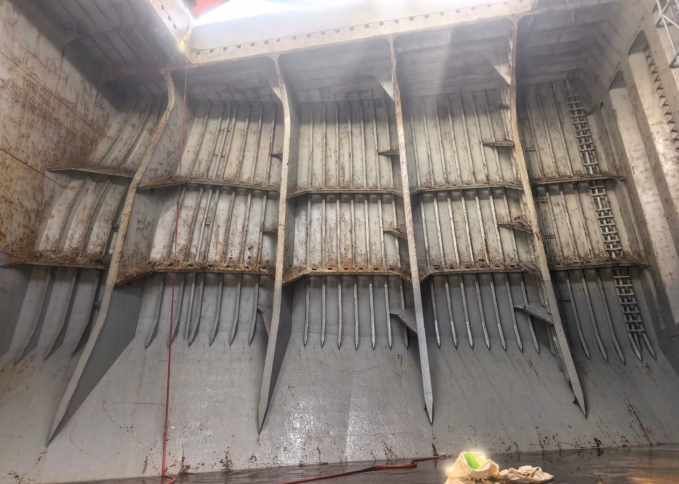
#> input picture api/test.jpg, 1358 x 968 px (shown at 1/2 size)
$ python -i rust_analyzer.py   (imports and definitions only)
#> lines starting #> are read from the running program, lines starting #| are printed output that depends on the picture; after the words box and inside, x2 and y2 are one past the last pixel; in counts of white or black regions, pixels touching at a corner belong together
#> further down, picture is the input picture: shape (968, 1358, 3); mean B, G, R 118.3, 123.8, 132.3
# api/rust_analyzer.py
from __future__ import annotations

from dataclasses import dataclass, field
from typing import Dict, Any, Tuple, Optional, List

import cv2
import numpy as np

try:
    from ultralytics import YOLO  # optional
except Exception:
    YOLO = None


AREA_TYPES = {
    "CARGO_HOLD",
    "MAIN_DECK",
    "VOID_SPACE",
    "CARGO_TANK",
    "BALLAST_TANK",
}

CLASS_ID_TO_NAME = {
    0: "light_rust",
    1: "moderate_rust",
    2: "heavy_rust",
    3: "coating_breakdown",
    4: "pitting",
    5: "stain_or_false_positive",
}


@dataclass
class RustConfig:
    area_type: str = "MAIN_DECK"

    # analyzer mode
    analyzer_mode: str = "auto"  # heuristic | model | auto

    # optional model mode
    model_path: Optional[str] = None
    model_conf: float = 0.25
    model_imgsz: int = 1024

    # resize
    max_side: int = 1600

    # base HSV windows
    hsv_low: Tuple[int, int, int] = (6, 65, 35)
    hsv_high: Tuple[int, int, int] = (26, 255, 255)

    hsv_low_2: Tuple[int, int, int] = (0, 55, 18)
    hsv_high_2: Tuple[int, int, int] = (14, 255, 145)

    # morphology
    open_ksize: int = 3
    close_ksize: int = 7
    min_component_area_px: int = 500

    # severity split by V channel
    heavy_v_max: int = 85
    moderate_v_max: int = 150

    # glare suppression
    glare_v_min: int = 230
    glare_s_max: int = 35

    # rejectors
    low_sat_reject: int = 45
    smooth_std_reject: float = 12.0
    min_fill_ratio: float = 0.08
    max_aspect_ratio: float = 12.0

    # large smooth region rejection
    max_fill_ratio_for_large_area: float = 0.45
    large_area_px: int = 25000
    edge_density_reject: float = 0.015

    # cargo hold coating suppression
    cargo_hold_use_coating_reject: bool = True
    coating_lab_dist_reject: float = 18.0
    coating_hue_dist_reject: int = 8
    coating_sat_diff_reject: int = 35
    edge_keep_override: float = 0.035

    # tank/space lighting normalization
    apply_clahe: bool = True
    clahe_clip_limit: float = 2.0
    clahe_tile_grid: Tuple[int, int] = (8, 8)

    # area calibration
    class_weights: Dict[str, float] = field(default_factory=dict)
    severity_thresholds: Dict[str, float] = field(default_factory=dict)


@dataclass
class RustResult:
    rust_pct_total: float
    rust_pct_light: float
    rust_pct_moderate: float
    rust_pct_heavy: float
    severity: str
    confidence: float
    debug: Dict[str, Any]


def get_area_calibration(area_type: str) -> Dict[str, Any]:
    area_type = (area_type or "").strip().upper()

    defaults = {
        "class_weights": {
            "light_rust": 1.00,
            "moderate_rust": 1.00,
            "heavy_rust": 1.00,
            "coating_breakdown": 1.10,
            "pitting": 1.15,
            "stain_or_false_positive": 0.00,
        },
        "severity_thresholds": {
            "LOW": 3.0,
            "MODERATE": 8.0,
            "HIGH": 15.0,
        },
    }

    table = {
        "MAIN_DECK": {
            "class_weights": {
                "light_rust": 1.00,
                "moderate_rust": 1.00,
                "heavy_rust": 1.00,
                "coating_breakdown": 1.12,
                "pitting": 1.18,
                "stain_or_false_positive": 0.00,
            },
            "severity_thresholds": {
                "LOW": 3.0,
                "MODERATE": 8.0,
                "HIGH": 15.0,
            },
        },
        "CARGO_HOLD": {
            "class_weights": {
                "light_rust": 0.95,
                "moderate_rust": 1.00,
                "heavy_rust": 1.06,
                "coating_breakdown": 1.10,
                "pitting": 1.12,
                "stain_or_false_positive": 0.00,
            },
            "severity_thresholds": {
                "LOW": 4.0,
                "MODERATE": 10.0,
                "HIGH": 18.0,
            },
        },
        "VOID_SPACE": {
            "class_weights": {
                "light_rust": 1.08,
                "moderate_rust": 1.14,
                "heavy_rust": 1.20,
                "coating_breakdown": 1.22,
                "pitting": 1.28,
                "stain_or_false_positive": 0.00,
            },
            "severity_thresholds": {
                "LOW": 2.5,
                "MODERATE": 6.0,
                "HIGH": 12.0,
            },
        },
        "BALLAST_TANK": {
            "class_weights": {
                "light_rust": 1.12,
                "moderate_rust": 1.20,
                "heavy_rust": 1.28,
                "coating_breakdown": 1.28,
                "pitting": 1.36,
                "stain_or_false_positive": 0.00,
            },
            "severity_thresholds": {
                "LOW": 2.0,
                "MODERATE": 5.0,
                "HIGH": 10.0,
            },
        },
        "CARGO_TANK": {
            "class_weights": {
                "light_rust": 1.05,
                "moderate_rust": 1.10,
                "heavy_rust": 1.16,
                "coating_breakdown": 1.20,
                "pitting": 1.25,
                "stain_or_false_positive": 0.00,
            },
            "severity_thresholds": {
                "LOW": 3.0,
                "MODERATE": 7.0,
                "HIGH": 13.0,
            },
        },
    }

    return table.get(area_type, defaults)


def _resize_if_needed(bgr: np.ndarray, max_side: int) -> np.ndarray:
#> called with max_side = 1600
    h, w = bgr.shape[:2]
    m = max(h, w)
    if m <= max_side:
        return bgr
    scale = max_side / float(m)
    new_w = int(w * scale)
    new_h = int(h * scale)
    return cv2.resize(bgr, (new_w, new_h), interpolation=cv2.INTER_AREA)


# [11 lines left out: function _apply_clahe_on_l_channel, not called in this run]


def _circular_hue_distance(h1: np.ndarray, h2: float) -> np.ndarray:
    d = np.abs(h1.astype(np.float32) - float(h2))
    return np.minimum(d, 180.0 - d)


# [99 lines left out: functions _estimate_dominant_coating_color_cargo_hold, _cargo_hold_coating_reject_mask, not called in this run]


def _morph_cleanup(mask: np.ndarray, cfg: RustConfig) -> np.ndarray:
    if cfg.open_ksize > 1:
        k = cv2.getStructuringElement(cv2.MORPH_ELLIPSE, (cfg.open_ksize, cfg.open_ksize))
        mask = cv2.morphologyEx(mask, cv2.MORPH_OPEN, k, iterations=1)

    if cfg.close_ksize > 1:
        k = cv2.getStructuringElement(cv2.MORPH_ELLIPSE, (cfg.close_ksize, cfg.close_ksize))
        mask = cv2.morphologyEx(mask, cv2.MORPH_CLOSE, k, iterations=1)

    return mask


def _remove_small_components(mask: np.ndarray, min_area: int) -> np.ndarray:
    num_labels, labels, stats, _ = cv2.connectedComponentsWithStats(mask, connectivity=8)
    if num_labels <= 1:
        return mask

    out = np.zeros_like(mask)
    for i in range(1, num_labels):
        area = stats[i, cv2.CC_STAT_AREA]
        if area >= min_area:
            out[labels == i] = 255
    return out


def _severity_from_pct(rust_pct_total: float, thresholds: Dict[str, float]) -> str:
    low = float(thresholds.get("LOW", 3.0))
    moderate = float(thresholds.get("MODERATE", 8.0))
    high = float(thresholds.get("HIGH", 15.0))

    if rust_pct_total <= low:
        return "LOW"
    if rust_pct_total <= moderate:
        return "MODERATE"
    if rust_pct_total <= high:
        return "HIGH"
    return "SEVERE"


def _confidence_estimate(mask: np.ndarray, hsv: np.ndarray, gray: np.ndarray) -> float:
    rust_pixels = int(np.count_nonzero(mask))
    total_pixels = int(mask.size)
    if total_pixels == 0:
        return 0.0
    if rust_pixels == 0:
        return 0.10

    pct = rust_pixels / total_pixels
    s = hsv[:, :, 1]
    sat_mean = float(np.mean(s[mask > 0])) if rust_pixels > 0 else 0.0
    vals = gray[mask > 0]
    tex_std = float(np.std(vals)) if vals.size > 0 else 0.0

    sat_norm = min(max(sat_mean / 255.0, 0.0), 1.0)
    pct_norm = min(max(np.sqrt(pct), 0.0), 1.0)
    tex_norm = min(max(tex_std / 64.0, 0.0), 1.0)

    conf = 0.15 + 0.40 * pct_norm + 0.25 * sat_norm + 0.20 * tex_norm
    return float(min(max(conf, 0.0), 1.0))


def _component_features(
    labels: np.ndarray,
    stats: np.ndarray,
    idx: int,
    hsv: np.ndarray,
    gray: np.ndarray,
) -> Dict[str, float]:
    x = int(stats[idx, cv2.CC_STAT_LEFT])
    y = int(stats[idx, cv2.CC_STAT_TOP])
    w = int(stats[idx, cv2.CC_STAT_WIDTH])
    h = int(stats[idx, cv2.CC_STAT_HEIGHT])
    area = int(stats[idx, cv2.CC_STAT_AREA])

    comp_mask = labels == idx
    ys, xs = np.where(comp_mask)
    if xs.size == 0 or ys.size == 0:
        return {
            "area": float(area),
            "mean_sat": 0.0,
            "std_gray": 0.0,
            "fill_ratio": 0.0,
            "aspect_ratio": 999.0,
            "edge_density": 0.0,
        }

    mean_sat = float(np.mean(hsv[:, :, 1][comp_mask]))
    std_gray = float(np.std(gray[comp_mask]))
    box_area = max(1, w * h)
    fill_ratio = float(area) / float(box_area)
    aspect_ratio = float(max(w, h)) / float(max(1, min(w, h)))

    crop = gray[y:y + h, x:x + w]
    edges = cv2.Canny(crop, 60, 140)
    edge_density = float(np.count_nonzero(edges)) / float(max(1, box_area))

    return {
        "area": float(area),
        "mean_sat": mean_sat,
        "std_gray": std_gray,
        "fill_ratio": fill_ratio,
        "aspect_ratio": aspect_ratio,
        "edge_density": edge_density,
        "x": float(x),
        "y": float(y),
        "w": float(w),
        "h": float(h),
    }


def _reject_components(
    mask: np.ndarray,
    hsv: np.ndarray,
    gray: np.ndarray,
    cfg: RustConfig,
) -> Tuple[np.ndarray, List[Dict[str, Any]]]:
    num_labels, labels, stats, _ = cv2.connectedComponentsWithStats(mask, connectivity=8)
    if num_labels <= 1:
        return mask, []

    out = np.zeros_like(mask)
    rejected: List[Dict[str, Any]] = []

    for i in range(1, num_labels):
        feats = _component_features(labels, stats, i, hsv, gray)
        reject_reasons: List[str] = []

        if feats["area"] < cfg.min_component_area_px:
            reject_reasons.append("small_area")
        if feats["mean_sat"] < cfg.low_sat_reject:
            reject_reasons.append("low_saturation")
        if feats["std_gray"] < cfg.smooth_std_reject:
            reject_reasons.append("too_smooth")
        if feats["fill_ratio"] < cfg.min_fill_ratio:
            reject_reasons.append("low_fill_ratio")
        if feats["aspect_ratio"] > cfg.max_aspect_ratio:
            reject_reasons.append("extreme_aspect_ratio")
        if (
            feats["area"] > cfg.large_area_px
            and feats["fill_ratio"] > cfg.max_fill_ratio_for_large_area
            and feats["std_gray"] < (cfg.smooth_std_reject + 4.0)
        ):
            reject_reasons.append("large_solid_region")
        if feats["std_gray"] < cfg.smooth_std_reject and feats["edge_density"] < cfg.edge_density_reject:
            reject_reasons.append("low_texture_low_edges")

        if reject_reasons:
            rejected.append({
                "label_id": i,
                "reasons": reject_reasons,
                "features": {k: round(v, 4) for k, v in feats.items()},
            })
            continue

        out[labels == i] = 255

    return out, rejected


def _overlay_from_mask(bgr: np.ndarray, rust_mask: np.ndarray) -> np.ndarray:
    overlay = bgr.copy()
    rust_region = rust_mask > 0

    red = np.zeros_like(overlay)
    red[:, :] = (0, 0, 255)
    alpha = 0.35

    # Blend full images first: boolean-indexed arrays can be empty, and
    # OpenCV returns None for an empty input in some builds.
    if np.any(rust_region):
        blended = cv2.addWeighted(overlay, 1 - alpha, red, alpha, 0)
        overlay[rust_region] = blended[rust_region]

    contours, _ = cv2.findContours(rust_mask, cv2.RETR_EXTERNAL, cv2.CHAIN_APPROX_SIMPLE)
    cv2.drawContours(overlay, contours, -1, (0, 255, 255), 2)
    return overlay


def _area_specific_thresholds(cfg: RustConfig) -> RustConfig:
    area = cfg.area_type.upper()

    if area == "BALLAST_TANK":
        cfg.hsv_low = (6, 70, 25)
        cfg.hsv_high = (24, 255, 255)
        cfg.hsv_low_2 = (0, 60, 12)
        cfg.hsv_high_2 = (12, 255, 125)

        cfg.open_ksize = 3
        cfg.close_ksize = 9
        cfg.min_component_area_px = 900

        cfg.heavy_v_max = 75
        cfg.moderate_v_max = 135

        cfg.glare_v_min = 220
        cfg.glare_s_max = 30

        cfg.low_sat_reject = 60
        cfg.smooth_std_reject = 14.0
        cfg.min_fill_ratio = 0.11
        cfg.max_aspect_ratio = 10.0

        cfg.max_fill_ratio_for_large_area = 0.45
        cfg.large_area_px = 30000
        cfg.edge_density_reject = 0.012

        cfg.apply_clahe = True
        cfg.clahe_clip_limit = 2.5
        cfg.clahe_tile_grid = (8, 8)

    elif area == "VOID_SPACE":
        cfg.hsv_low = (6, 68, 24)
        cfg.hsv_high = (24, 255, 255)
        cfg.hsv_low_2 = (0, 58, 12)
        cfg.hsv_high_2 = (12, 255, 128)

        cfg.open_ksize = 3
        cfg.close_ksize = 9
        cfg.min_component_area_px = 800

        cfg.heavy_v_max = 78
        cfg.moderate_v_max = 140

        cfg.glare_v_min = 220
        cfg.glare_s_max = 30

        cfg.low_sat_reject = 58
        cfg.smooth_std_reject = 14.0
        cfg.min_fill_ratio = 0.10
        cfg.max_aspect_ratio = 10.0

        cfg.max_fill_ratio_for_large_area = 0.45
        cfg.large_area_px = 28000
        cfg.edge_density_reject = 0.012

        cfg.apply_clahe = True
        cfg.clahe_clip_limit = 2.4
        cfg.clahe_tile_grid = (8, 8)

    elif area == "MAIN_DECK":
        cfg.hsv_low = (7, 68, 35)
        cfg.hsv_high = (26, 255, 255)
        cfg.hsv_low_2 = (0, 55, 18)
        cfg.hsv_high_2 = (12, 255, 138)

        cfg.open_ksize = 3
        cfg.close_ksize = 7
        cfg.min_component_area_px = 650

        cfg.heavy_v_max = 82
        cfg.moderate_v_max = 150

        cfg.glare_v_min = 230
        cfg.glare_s_max = 32

        cfg.low_sat_reject = 50
        cfg.smooth_std_reject = 12.0
        cfg.min_fill_ratio = 0.08
        cfg.max_aspect_ratio = 12.0

        cfg.max_fill_ratio_for_large_area = 0.50
        cfg.large_area_px = 35000
        cfg.edge_density_reject = 0.010

        cfg.apply_clahe = False

    elif area == "CARGO_HOLD":
        cfg.hsv_low = (7, 72, 24)
        cfg.hsv_high = (23, 255, 218)
        cfg.hsv_low_2 = (2, 58, 10)
        cfg.hsv_high_2 = (12, 255, 110)

        cfg.open_ksize = 3
        cfg.close_ksize = 3
        cfg.min_component_area_px = 90

        cfg.heavy_v_max = 78
        cfg.moderate_v_max = 145

        cfg.glare_v_min = 220
        cfg.glare_s_max = 28

        cfg.low_sat_reject = 64
        cfg.smooth_std_reject = 14.5
        cfg.min_fill_ratio = 0.015
        cfg.max_aspect_ratio = 14.0

        cfg.max_fill_ratio_for_large_area = 0.34
        cfg.large_area_px = 18000
        cfg.edge_density_reject = 0.008

        cfg.cargo_hold_use_coating_reject = True
        cfg.coating_lab_dist_reject = 18.0
        cfg.coating_hue_dist_reject = 8
        cfg.coating_sat_diff_reject = 35
        cfg.edge_keep_override = 0.035

        cfg.apply_clahe = False

    elif area == "CARGO_TANK":
        cfg.hsv_low = (6, 66, 24)
        cfg.hsv_high = (24, 255, 255)
        cfg.hsv_low_2 = (0, 58, 12)
        cfg.hsv_high_2 = (12, 255, 125)

        cfg.open_ksize = 3
        cfg.close_ksize = 9
        cfg.min_component_area_px = 850

        cfg.heavy_v_max = 78
        cfg.moderate_v_max = 140

        cfg.glare_v_min = 222
        cfg.glare_s_max = 30

        cfg.low_sat_reject = 58
        cfg.smooth_std_reject = 14.0
        cfg.min_fill_ratio = 0.10
        cfg.max_aspect_ratio = 10.0

        cfg.max_fill_ratio_for_large_area = 0.45
        cfg.large_area_px = 30000
        cfg.edge_density_reject = 0.012

        cfg.apply_clahe = True
        cfg.clahe_clip_limit = 2.4
        cfg.clahe_tile_grid = (8, 8)

    return cfg


_MODEL_CACHE: Dict[str, Any] = {}


# [133 lines left out: functions _get_model, _analyze_with_model, not called in this run]


def _analyze_with_heuristic(bgr: np.ndarray, cfg: RustConfig) -> Tuple[RustResult, np.ndarray, np.ndarray]:
    cfg = _area_specific_thresholds(cfg)
    calibration = get_area_calibration(cfg.area_type)
    severity_thresholds = calibration["severity_thresholds"]

    bgr0 = _resize_if_needed(bgr, cfg.max_side)

    if cfg.apply_clahe and cfg.area_type in {"BALLAST_TANK", "VOID_SPACE", "CARGO_TANK"}:
        bgr1 = _apply_clahe_on_l_channel(bgr0, cfg.clahe_clip_limit, cfg.clahe_tile_grid)
    else:
        bgr1 = bgr0.copy()

    hsv = cv2.cvtColor(bgr1, cv2.COLOR_BGR2HSV)
#> hsv: shape (968, 1358, 3); mean H, S, V 44.9, 30.3, 132.7
    gray = cv2.cvtColor(bgr1, cv2.COLOR_BGR2GRAY)

    mask1 = cv2.inRange(
        hsv,
        np.array(cfg.hsv_low, dtype=np.uint8),
        np.array(cfg.hsv_high, dtype=np.uint8),
    )
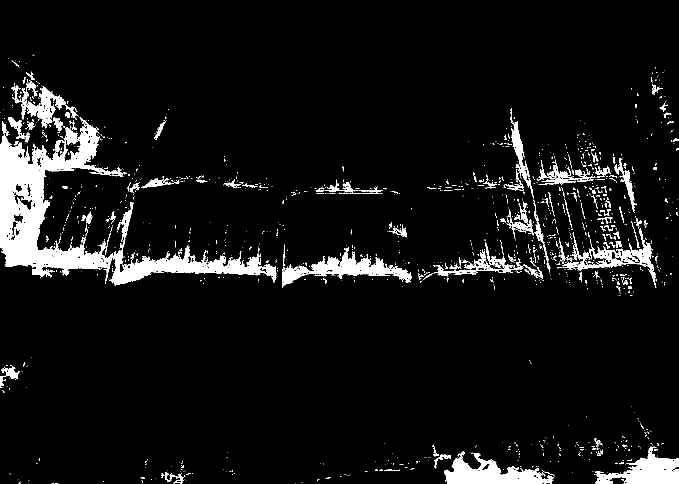
#> mask1: shape (968, 1358) (shown at 1/2 size); 6.8% white; 1579 white regions (1417 under 20 px), largest, box (x1, y1, x2, y2) and area: (0, 234, 553, 572) 39776, (888, 902, 1108, 968) 6770, (564, 494, 823, 575) 6100
    mask2 = cv2.inRange(
        hsv,
        np.array(cfg.hsv_low_2, dtype=np.uint8),
        np.array(cfg.hsv_high_2, dtype=np.uint8),
    )
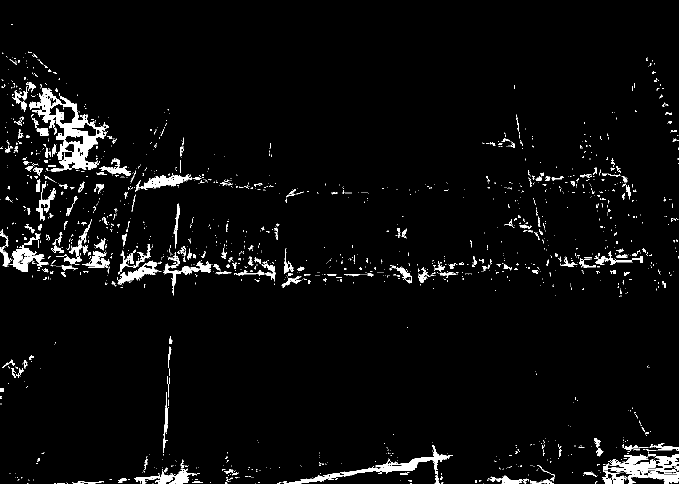
#> mask2: shape (968, 1358) (shown at 1/2 size); 3.8% white; 1775 white regions (1518 under 20 px), largest, box (x1, y1, x2, y2) and area: (58, 176, 218, 340) 7826, (1206, 908, 1358, 968) 4382, (568, 890, 906, 968) 3160

    rust_mask = cv2.bitwise_or(mask1, mask2)
#> rust_mask: shape (968, 1358); 8.7% white; 1825 white regions (1613 under 20 px), largest, box (x1, y1, x2, y2) and area: (0, 172, 553, 591) 51370, (1167, 887, 1358, 968) 8329, (888, 902, 1109, 968) 6822

    h, s, v = cv2.split(hsv)
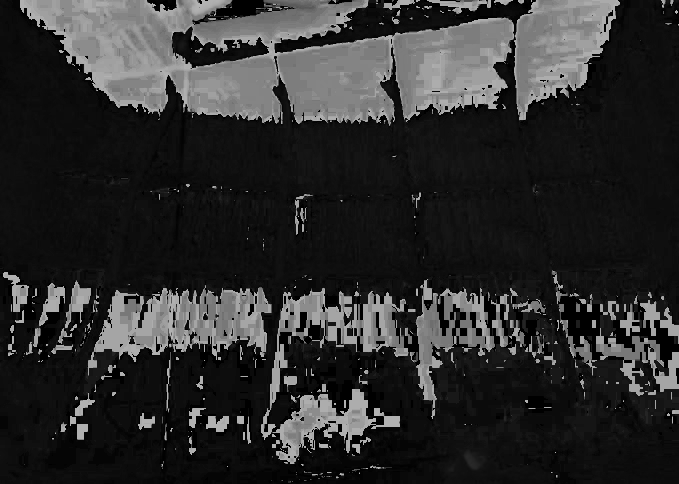
#> h: shape (968, 1358) (shown at 1/2 size); min 0, max 179, mean 44.9
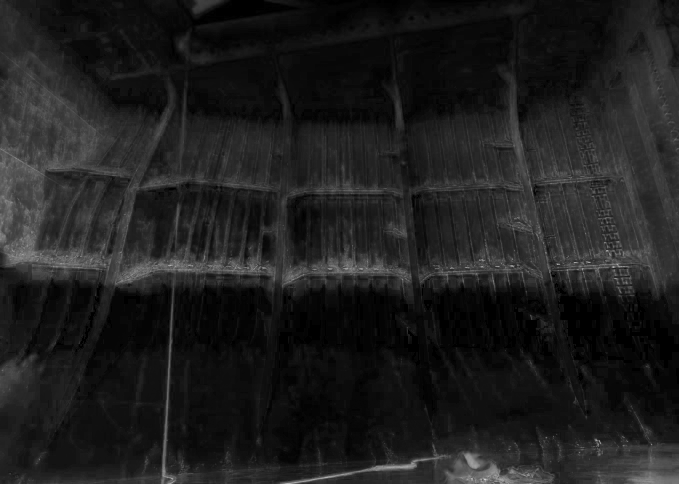
#> s: shape (968, 1358) (shown at 1/2 size); min 0, max 255, mean 30.3

    glare = ((v >= cfg.glare_v_min) & (s <= cfg.glare_s_max)).astype(np.uint8) * 255
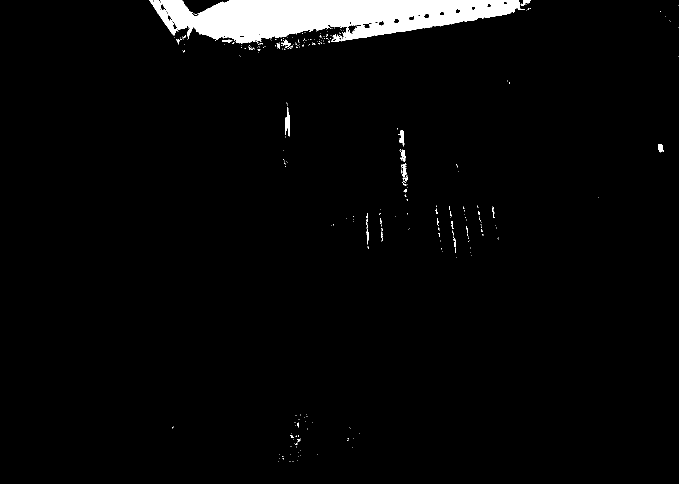
#> glare: shape (968, 1358) (shown at 1/2 size); 3.3% white; 333 white regions (309 under 20 px), largest, box (x1, y1, x2, y2) and area: (299, 0, 1050, 87) 41116, (570, 214, 580, 273) 327, (797, 261, 809, 292) 188
    rust_mask[glare > 0] = 0

    low_sat = (s < cfg.low_sat_reject).astype(np.uint8) * 255
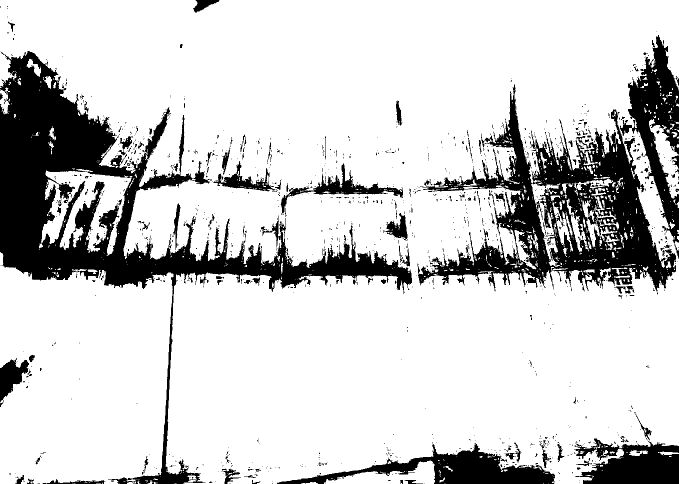
#> low_sat: shape (968, 1358) (shown at 1/2 size); 80.9% white; 1385 black regions (1243 under 20 px), largest, box (x1, y1, x2, y2) and area: (0, 102, 824, 968) 111743, (835, 169, 1352, 583) 68803, (1240, 70, 1358, 518) 18130
    rust_mask[low_sat > 0] = 0

    rust_mask = _morph_cleanup(rust_mask, cfg)
    rust_mask = _remove_small_components(rust_mask, cfg.min_component_area_px)
#> in _remove_small_components, `num_labels, labels, stats, _ = cv2.connectedComponentsWithStats(mask, ..`:
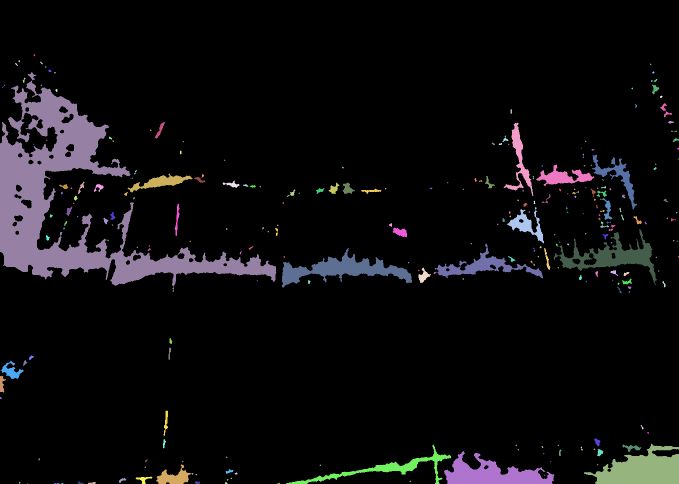
#> labels: shape (968, 1358) int32 (shown at 1/2 size); 255 distinct labels, from 0 to 254; one colour per label, 0 black
#> in _remove_small_components, `num_labels, labels, stats, _ = cv2.connectedComponentsWithStats(mask, ..`: num_labels = 255; stats = 255 rows, first 6: [0, 0, 1358, 968, 1200227], [67, 108, 4, 5, 11], [37, 120, 3, 5, 11], [80, 123, 6, 6, 14], [30, 126, 6, 6, 15], [1300, 127, 3, 3, 5]
#> the loop in _remove_small_components, `for i in range(1, num_labels):` made 254 passes
#> area on passes 7, 9, 11: 21, 57345, 28
#> (the rest of the program and of its run is left out)
